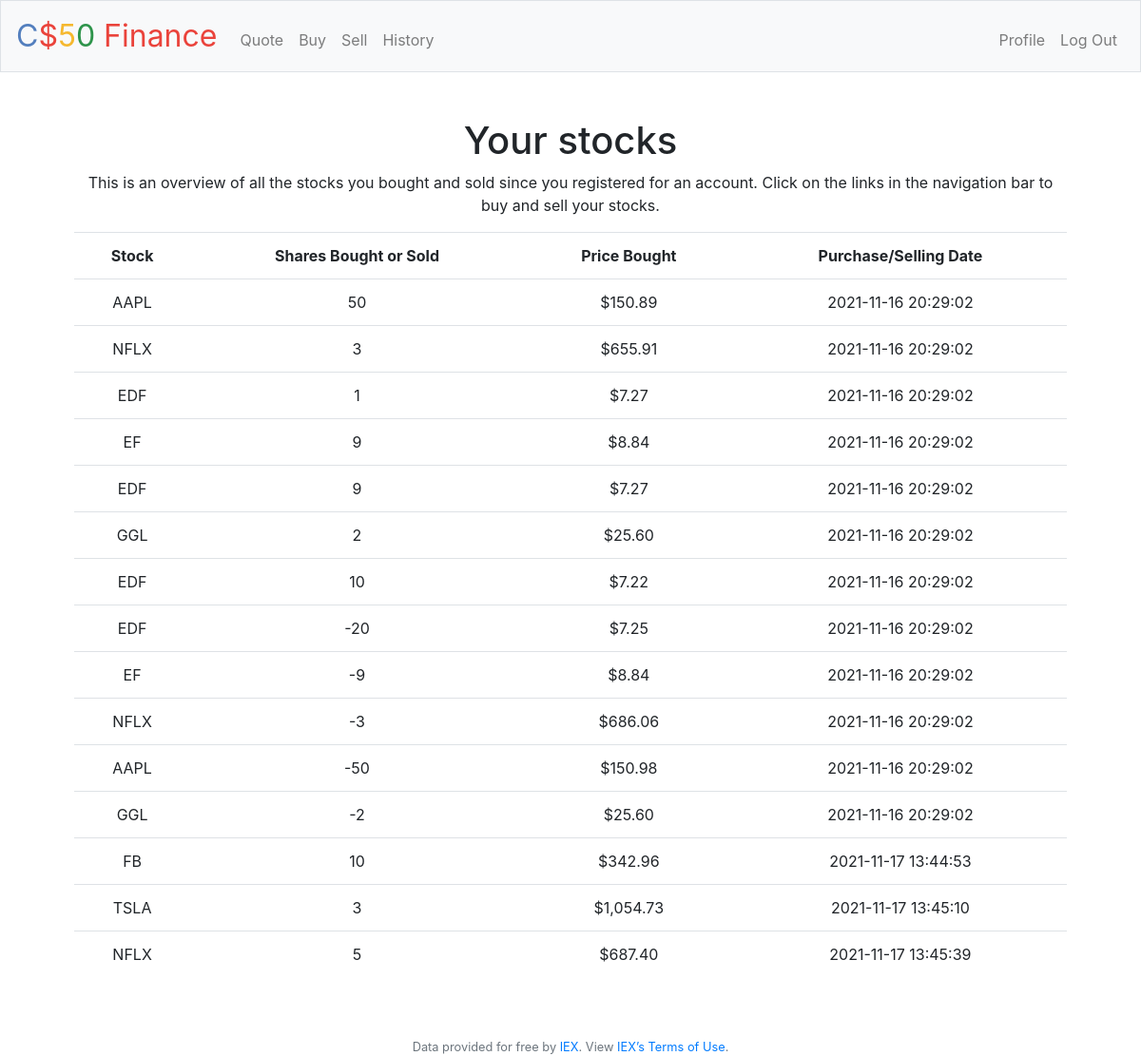
Screenshot of /history (signed in) with the database file from the repository.
### tables this page shows
CREATE TABLE 'purchases' ('id' integer PRIMARY KEY AUTOINCREMENT NOT NULL, 'user_id' integer NOT NULL, 'symbol' text NOT NULL, 'shares' integer NOT NULL, 'price'  numeric NOT NULL  , 'timestamp'  datetime DEFAULT CURRENT_TIMESTAMP  );

### application.py (the view)
@app.route("/history")
@login_required
def history():
    results = db.execute("SELECT * FROM purchases WHERE user_id=?", session['user_id'])
    print(results)
    return render_template("history.html", results=results)

### application.py (called while the page is built)
@app.after_request
def after_request(response):
    response.headers["Cache-Control"] = "no-cache, no-store, must-revalidate"
    response.headers["Expires"] = 0
    response.headers["Pragma"] = "no-cache"
    return response

### helpers.py (called while the page is built)
def login_required(f):
    @wraps(f)
    def decorated_function(*args, **kwargs):
        if session.get("user_id") is None:
            return redirect("/login")
        return f(*args, **kwargs)
    return decorated_function

def usd(value):
    return f"${value:,.2f}"

### templates/history.html (shortened to what this page needs)
{% extends "layout.html" %}
{% block main %}
{% if results == [] %}
<p>You don't have any stocks yet. This will be an overview of your bought and sold stocks. Click on the links in the navigation bar
to buy and sell your stocks</p>
{% else %}
<h1>Your stocks</h1>
<p>This is an overview of all the stocks you bought and sold since you registered for an account. Click on the links in the navigation bar
to buy and sell your stocks.</p>
<table class="table">
    <tr>
        <th>Stock</th>
        <th>Shares Bought or Sold</th>
        <th>Price Bought</th>
        <th>Purchase/Selling Date</th>
    </tr>
    {% for result in results %}
    <tr>
        <td>{{ result["symbol"] | upper }}</td>
        <td>{{ result["shares"]  }}</td>
        <td>{{ result["price"] | usd }}</td>
        <td>{{ result['timestamp'] }}</td>
    </tr>
    {% endfor %}
</table>
{% endif %}
{% endblock %}

### rows the page displays
purchases: symbol "AAPL", shares "50", price "$150.89", timestamp "2021-11-16 20:29:02"
purchases: symbol "NFLX", shares "3", price "$655.91", timestamp "2021-11-16 20:29:02"
purchases: symbol "EDF", shares "1", price "$7.27", timestamp "2021-11-16 20:29:02"
purchases: symbol "EF", shares "9", price "$8.84", timestamp "2021-11-16 20:29:02"
purchases: symbol "EDF", shares "9", price "$7.27", timestamp "2021-11-16 20:29:02"
purchases: symbol "GGL", shares "2", price "$25.60", timestamp "2021-11-16 20:29:02"
purchases: symbol "EDF", shares "10", price "$7.22", timestamp "2021-11-16 20:29:02"
purchases: symbol "EDF", shares "-20", price "$7.25", timestamp "2021-11-16 20:29:02"
purchases: symbol "EF", shares "-9", price "$8.84", timestamp "2021-11-16 20:29:02"
purchases: symbol "NFLX", shares "-3", price "$686.06", timestamp "2021-11-16 20:29:02"
purchases: symbol "AAPL", shares "-50", price "$150.98", timestamp "2021-11-16 20:29:02"
purchases: symbol "GGL", shares "-2", price "$25.60", timestamp "2021-11-16 20:29:02"
purchases: symbol "FB", shares "10", price "$342.96", timestamp "2021-11-17 13:44:53"
purchases: symbol "TSLA", shares "3", price "$1,054.73", timestamp "2021-11-17 13:45:10"
purchases: symbol "NFLX", shares "5", price "$687.40", timestamp "2021-11-17 13:45:39"
